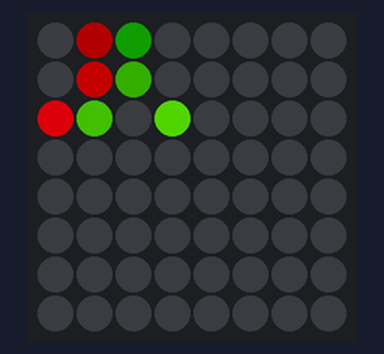
Bench run of a program on a simulated Arduino Nano 33 IoT. Shown: 8×8 RGB LED matrix (first LED top left, wired row by row). Dim RGB values are drawn brighter than linear; random numbers use the default seed unless the program sets one.

Above: at 0.45 s.
At 5.25 s:
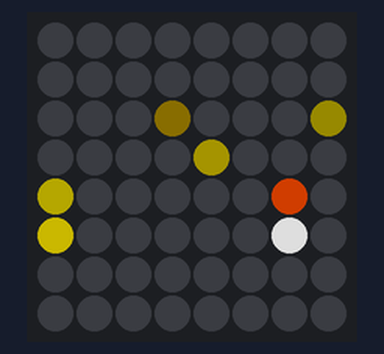
At 10.05 s:
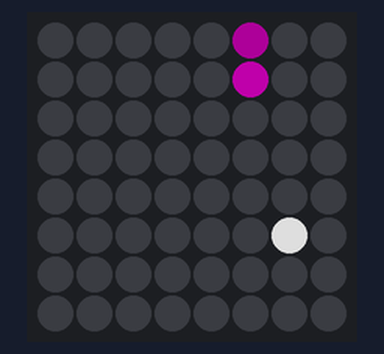
At 19.95 s:
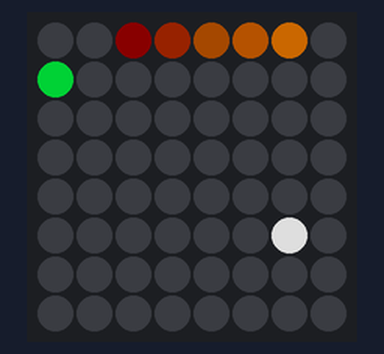
At 29.85 s:
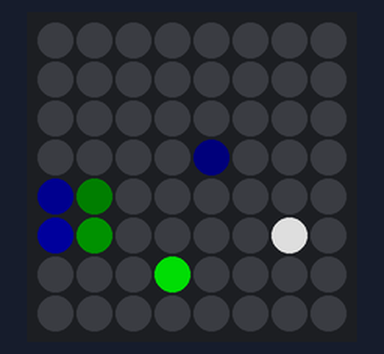
At 39.75 s:
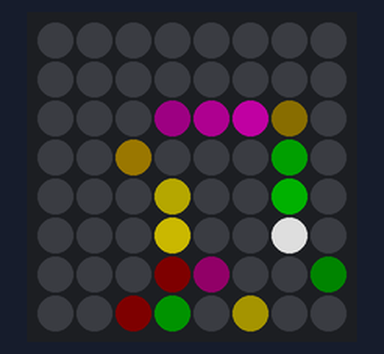

The program:

main.cpp
```cpp
#include <Arduino.h>
#include <FastLED.h>

#define LED_PIN 3

#define COLOR_ORDER GRB
#define CHIPSET WS2812

#define BRIGHTNESS 155

// Params for width and height
const uint8_t kMatrixWidth = 8;
const uint8_t kMatrixHeight = 8;

#define NUM_LEDS (kMatrixWidth * kMatrixHeight)
CRGB leds[NUM_LEDS];
#define LAST_VISIBLE_LED 45
uint8_t XY(uint8_t x, uint8_t y)
{
  // any out of bounds address maps to the first hidden pixel
  if ((x >= kMatrixWidth) || (y >= kMatrixHeight))
  {
    return (LAST_VISIBLE_LED + 1);
  }

  const uint8_t XYTable[] = {
      0, 8, 46, 51, 55, 59, 30, 38,
      1, 9, 16, 52, 56, 27, 31, 39,
      2, 10, 17, 19, 23, 28, 32, 40,
      3, 11, 18, 20, 24, 29, 33, 41,
      4, 12, 47, 21, 25, 60, 34, 42,
      5, 13, 48, 22, 26, 61, 35, 43,
      6, 14, 49, 53, 57, 62, 36, 44,
      7, 15, 50, 54, 58, 63, 37, 45};

  uint8_t i = (y * kMatrixWidth) + x;
  uint8_t j = XYTable[i];
  return j;
}

void setup()
{
  FastLED.addLeds<CHIPSET, LED_PIN, COLOR_ORDER>(leds, NUM_LEDS).setCorrection(TypicalSMD5050);
  FastLED.setBrightness(BRIGHTNESS);
}
struct Blobs
{
  uint8_t _x;
  uint8_t _y;
  bool _right;
  CHSV _colour;
};
Blobs blob[20];
uint8_t blobCounter = 0;
const uint8_t blobRate = 7; // Higher number is fewer blobs
long previousTime = 0;
void loop()
{

  // Fade deals with 'tails'
  fadeToBlackBy(leds, NUM_LEDS, 5);

  if (millis() - previousTime >= 50)
  {
    // Spawn new horizontal blob
    if (random8(blobRate) == 0)
    {
      uint8_t spawnY = random8(kMatrixHeight);
      blob[blobCounter] = {0, spawnY, true, CHSV(random8(), 255, 255)};
      blobCounter = (blobCounter + 1) % 20;
    }

    // Spawn new vertical blob
    if (random8(blobRate) == 0)
    {
      uint8_t spawnX = random8(kMatrixWidth);
      blob[blobCounter] = {spawnX, 0, false, CHSV(random8(), 255, 255)};
      blobCounter = (blobCounter + 1) % 20;
    }

    // Draw the blobs
    for (int i = 0; i < 20; i++)
    {
      leds[XY(blob[i]._x, blob[i]._y)] = leds[XY(blob[i]._x, blob[i]._y)] + blob[i]._colour;
    }

    // Move the blobs
    for (int i = 0; i < 20; i++)
    {
      if (blob[i]._right)
      {
        blob[i]._x++;
      }
      else
      {
        blob[i]._y++;
      }
    }

    previousTime = millis();
  }

  FastLED.show();
}
```
